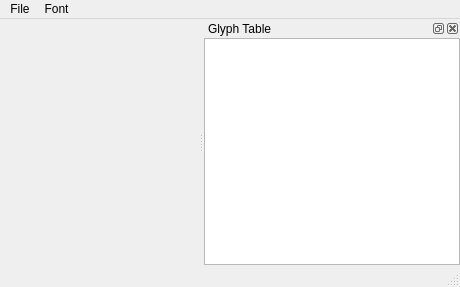
<?xml version="1.0" encoding="UTF-8"?>
<ui version="4.0">
 <class>MainWindow</class>
 <widget class="QMainWindow" name="MainWindow">
  <property name="geometry">
   <rect>
    <x>0</x>
    <y>0</y>
    <width>460</width>
    <height>287</height>
   </rect>
  </property>
  <property name="windowTitle">
   <string>ALDI Pixel Font Editor</string>
  </property>
  <widget class="QWidget" name="centralwidget">
   <layout class="QVBoxLayout" name="verticalLayout_2">
    <property name="leftMargin">
     <number>0</number>
    </property>
    <property name="topMargin">
     <number>0</number>
    </property>
    <property name="rightMargin">
     <number>0</number>
    </property>
    <property name="bottomMargin">
     <number>0</number>
    </property>
   </layout>
  </widget>
  <widget class="QMenuBar" name="menubar">
   <property name="geometry">
    <rect>
     <x>0</x>
     <y>0</y>
     <width>460</width>
     <height>22</height>
    </rect>
   </property>
   <widget class="QMenu" name="menuFile">
    <property name="title">
     <string>File</string>
    </property>
    <addaction name="actionNew"/>
    <addaction name="separator"/>
    <addaction name="actionOpen"/>
    <addaction name="separator"/>
    <addaction name="actionSave"/>
    <addaction name="actionSave_As"/>
    <addaction name="separator"/>
    <addaction name="actionExit"/>
   </widget>
   <widget class="QMenu" name="menuFont">
    <property name="title">
     <string>Font</string>
    </property>
    <addaction name="actionAdd_Glyph"/>
    <addaction name="actionRemove_Glyph"/>
   </widget>
   <addaction name="menuFile"/>
   <addaction name="menuFont"/>
  </widget>
  <widget class="QStatusBar" name="statusbar"/>
  <widget class="QDockWidget" name="dockWidget">
   <property name="minimumSize">
    <size>
     <width>200</width>
     <height>115</height>
    </size>
   </property>
   <property name="windowTitle">
    <string>Glyph Table</string>
   </property>
   <attribute name="dockWidgetArea">
    <number>2</number>
   </attribute>
   <widget class="QWidget" name="dockWidgetContents">
    <layout class="QVBoxLayout" name="verticalLayout_3">
     <property name="leftMargin">
      <number>0</number>
     </property>
     <property name="topMargin">
      <number>0</number>
     </property>
     <property name="rightMargin">
      <number>0</number>
     </property>
     <property name="bottomMargin">
      <number>0</number>
     </property>
     <item>
      <widget class="QListView" name="listView"/>
     </item>
    </layout>
   </widget>
  </widget>
  <action name="actionNew">
   <property name="text">
    <string>New</string>
   </property>
   <property name="shortcut">
    <string>Ctrl+N</string>
   </property>
  </action>
  <action name="actionOpen">
   <property name="text">
    <string>Open</string>
   </property>
   <property name="shortcut">
    <string>Ctrl+O</string>
   </property>
  </action>
  <action name="actionSave">
   <property name="text">
    <string>Save</string>
   </property>
   <property name="shortcut">
    <string>Ctrl+S</string>
   </property>
  </action>
  <action name="actionSave_As">
   <property name="text">
    <string>Save As...</string>
   </property>
   <property name="shortcut">
    <string>Ctrl+Shift+S</string>
   </property>
  </action>
  <action name="actionExit">
   <property name="text">
    <string>Exit</string>
   </property>
   <property name="shortcut">
    <string>Ctrl+Q</string>
   </property>
  </action>
  <action name="actionAdd_Glyph">
   <property name="text">
    <string>Add Glyph</string>
   </property>
   <property name="shortcut">
    <string>+</string>
   </property>
  </action>
  <action name="actionRemove_Glyph">
   <property name="text">
    <string>Remove Glyph</string>
   </property>
   <property name="shortcut">
    <string>Del</string>
   </property>
  </action>
 </widget>
 <resources/>
 <connections/>
</ui>
